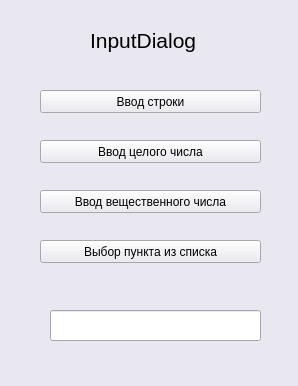
<?xml version="1.0" encoding="UTF-8"?>
<ui version="4.0">
 <class>Wooow</class>
 <widget class="QWidget" name="Wooow">
  <property name="geometry">
   <rect>
    <x>0</x>
    <y>0</y>
    <width>298</width>
    <height>386</height>
   </rect>
  </property>
  <property name="palette">
   <palette>
    <active>
     <colorrole role="WindowText">
      <brush brushstyle="SolidPattern">
       <color alpha="255">
        <red>0</red>
        <green>0</green>
        <blue>0</blue>
       </color>
      </brush>
     </colorrole>
     <colorrole role="Button">
      <brush brushstyle="SolidPattern">
       <color alpha="255">
        <red>233</red>
        <green>232</green>
        <blue>240</blue>
       </color>
      </brush>
     </colorrole>
     <colorrole role="Light">
      <brush brushstyle="SolidPattern">
       <color alpha="255">
        <red>255</red>
        <green>255</green>
        <blue>255</blue>
       </color>
      </brush>
     </colorrole>
     <colorrole role="Midlight">
      <brush brushstyle="SolidPattern">
       <color alpha="255">
        <red>244</red>
        <green>243</green>
        <blue>247</blue>
       </color>
      </brush>
     </colorrole>
     <colorrole role="Dark">
      <brush brushstyle="SolidPattern">
       <color alpha="255">
        <red>116</red>
        <green>116</green>
        <blue>120</blue>
       </color>
      </brush>
     </colorrole>
     <colorrole role="Mid">
      <brush brushstyle="SolidPattern">
       <color alpha="255">
        <red>155</red>
        <green>155</green>
        <blue>160</blue>
       </color>
      </brush>
     </colorrole>
     <colorrole role="Text">
      <brush brushstyle="SolidPattern">
       <color alpha="255">
        <red>0</red>
        <green>0</green>
        <blue>0</blue>
       </color>
      </brush>
     </colorrole>
     <colorrole role="BrightText">
      <brush brushstyle="SolidPattern">
       <color alpha="255">
        <red>255</red>
        <green>255</green>
        <blue>255</blue>
       </color>
      </brush>
     </colorrole>
     <colorrole role="ButtonText">
      <brush brushstyle="SolidPattern">
       <color alpha="255">
        <red>0</red>
        <green>0</green>
        <blue>0</blue>
       </color>
      </brush>
     </colorrole>
     <colorrole role="Base">
      <brush brushstyle="SolidPattern">
       <color alpha="255">
        <red>255</red>
        <green>255</green>
        <blue>255</blue>
       </color>
      </brush>
     </colorrole>
     <colorrole role="Window">
      <brush brushstyle="SolidPattern">
       <color alpha="255">
        <red>233</red>
        <green>232</green>
        <blue>240</blue>
       </color>
      </brush>
     </colorrole>
     <colorrole role="Shadow">
      <brush brushstyle="SolidPattern">
       <color alpha="255">
        <red>0</red>
        <green>0</green>
        <blue>0</blue>
       </color>
      </brush>
     </colorrole>
     <colorrole role="AlternateBase">
      <brush brushstyle="SolidPattern">
       <color alpha="255">
        <red>244</red>
        <green>243</green>
        <blue>247</blue>
       </color>
      </brush>
     </colorrole>
     <colorrole role="ToolTipBase">
      <brush brushstyle="SolidPattern">
       <color alpha="255">
        <red>255</red>
        <green>255</green>
        <blue>220</blue>
       </color>
      </brush>
     </colorrole>
     <colorrole role="ToolTipText">
      <brush brushstyle="SolidPattern">
       <color alpha="255">
        <red>0</red>
        <green>0</green>
        <blue>0</blue>
       </color>
      </brush>
     </colorrole>
    </active>
    <inactive>
     <colorrole role="WindowText">
      <brush brushstyle="SolidPattern">
       <color alpha="255">
        <red>0</red>
        <green>0</green>
        <blue>0</blue>
       </color>
      </brush>
     </colorrole>
     <colorrole role="Button">
      <brush brushstyle="SolidPattern">
       <color alpha="255">
        <red>233</red>
        <green>232</green>
        <blue>240</blue>
       </color>
      </brush>
     </colorrole>
     <colorrole role="Light">
      <brush brushstyle="SolidPattern">
       <color alpha="255">
        <red>255</red>
        <green>255</green>
        <blue>255</blue>
       </color>
      </brush>
     </colorrole>
     <colorrole role="Midlight">
      <brush brushstyle="SolidPattern">
       <color alpha="255">
        <red>244</red>
        <green>243</green>
        <blue>247</blue>
       </color>
      </brush>
     </colorrole>
     <colorrole role="Dark">
      <brush brushstyle="SolidPattern">
       <color alpha="255">
        <red>116</red>
        <green>116</green>
        <blue>120</blue>
       </color>
      </brush>
     </colorrole>
     <colorrole role="Mid">
      <brush brushstyle="SolidPattern">
       <color alpha="255">
        <red>155</red>
        <green>155</green>
        <blue>160</blue>
       </color>
      </brush>
     </colorrole>
     <colorrole role="Text">
      <brush brushstyle="SolidPattern">
       <color alpha="255">
        <red>0</red>
        <green>0</green>
        <blue>0</blue>
       </color>
      </brush>
     </colorrole>
     <colorrole role="BrightText">
      <brush brushstyle="SolidPattern">
       <color alpha="255">
        <red>255</red>
        <green>255</green>
        <blue>255</blue>
       </color>
      </brush>
     </colorrole>
     <colorrole role="ButtonText">
      <brush brushstyle="SolidPattern">
       <color alpha="255">
        <red>0</red>
        <green>0</green>
        <blue>0</blue>
       </color>
      </brush>
     </colorrole>
     <colorrole role="Base">
      <brush brushstyle="SolidPattern">
       <color alpha="255">
        <red>255</red>
        <green>255</green>
        <blue>255</blue>
       </color>
      </brush>
     </colorrole>
     <colorrole role="Window">
      <brush brushstyle="SolidPattern">
       <color alpha="255">
        <red>233</red>
        <green>232</green>
        <blue>240</blue>
       </color>
      </brush>
     </colorrole>
     <colorrole role="Shadow">
      <brush brushstyle="SolidPattern">
       <color alpha="255">
        <red>0</red>
        <green>0</green>
        <blue>0</blue>
       </color>
      </brush>
     </colorrole>
     <colorrole role="AlternateBase">
      <brush brushstyle="SolidPattern">
       <color alpha="255">
        <red>244</red>
        <green>243</green>
        <blue>247</blue>
       </color>
      </brush>
     </colorrole>
     <colorrole role="ToolTipBase">
      <brush brushstyle="SolidPattern">
       <color alpha="255">
        <red>255</red>
        <green>255</green>
        <blue>220</blue>
       </color>
      </brush>
     </colorrole>
     <colorrole role="ToolTipText">
      <brush brushstyle="SolidPattern">
       <color alpha="255">
        <red>0</red>
        <green>0</green>
        <blue>0</blue>
       </color>
      </brush>
     </colorrole>
    </inactive>
    <disabled>
     <colorrole role="WindowText">
      <brush brushstyle="SolidPattern">
       <color alpha="255">
        <red>116</red>
        <green>116</green>
        <blue>120</blue>
       </color>
      </brush>
     </colorrole>
     <colorrole role="Button">
      <brush brushstyle="SolidPattern">
       <color alpha="255">
        <red>233</red>
        <green>232</green>
        <blue>240</blue>
       </color>
      </brush>
     </colorrole>
     <colorrole role="Light">
      <brush brushstyle="SolidPattern">
       <color alpha="255">
        <red>255</red>
        <green>255</green>
        <blue>255</blue>
       </color>
      </brush>
     </colorrole>
     <colorrole role="Midlight">
      <brush brushstyle="SolidPattern">
       <color alpha="255">
        <red>244</red>
        <green>243</green>
        <blue>247</blue>
       </color>
      </brush>
     </colorrole>
     <colorrole role="Dark">
      <brush brushstyle="SolidPattern">
       <color alpha="255">
        <red>116</red>
        <green>116</green>
        <blue>120</blue>
       </color>
      </brush>
     </colorrole>
     <colorrole role="Mid">
      <brush brushstyle="SolidPattern">
       <color alpha="255">
        <red>155</red>
        <green>155</green>
        <blue>160</blue>
       </color>
      </brush>
     </colorrole>
     <colorrole role="Text">
      <brush brushstyle="SolidPattern">
       <color alpha="255">
        <red>116</red>
        <green>116</green>
        <blue>120</blue>
       </color>
      </brush>
     </colorrole>
     <colorrole role="BrightText">
      <brush brushstyle="SolidPattern">
       <color alpha="255">
        <red>255</red>
        <green>255</green>
        <blue>255</blue>
       </color>
      </brush>
     </colorrole>
     <colorrole role="ButtonText">
      <brush brushstyle="SolidPattern">
       <color alpha="255">
        <red>116</red>
        <green>116</green>
        <blue>120</blue>
       </color>
      </brush>
     </colorrole>
     <colorrole role="Base">
      <brush brushstyle="SolidPattern">
       <color alpha="255">
        <red>233</red>
        <green>232</green>
        <blue>240</blue>
       </color>
      </brush>
     </colorrole>
     <colorrole role="Window">
      <brush brushstyle="SolidPattern">
       <color alpha="255">
        <red>233</red>
        <green>232</green>
        <blue>240</blue>
       </color>
      </brush>
     </colorrole>
     <colorrole role="Shadow">
      <brush brushstyle="SolidPattern">
       <color alpha="255">
        <red>0</red>
        <green>0</green>
        <blue>0</blue>
       </color>
      </brush>
     </colorrole>
     <colorrole role="AlternateBase">
      <brush brushstyle="SolidPattern">
       <color alpha="255">
        <red>233</red>
        <green>232</green>
        <blue>240</blue>
       </color>
      </brush>
     </colorrole>
     <colorrole role="ToolTipBase">
      <brush brushstyle="SolidPattern">
       <color alpha="255">
        <red>255</red>
        <green>255</green>
        <blue>220</blue>
       </color>
      </brush>
     </colorrole>
     <colorrole role="ToolTipText">
      <brush brushstyle="SolidPattern">
       <color alpha="255">
        <red>0</red>
        <green>0</green>
        <blue>0</blue>
       </color>
      </brush>
     </colorrole>
    </disabled>
   </palette>
  </property>
  <property name="windowTitle">
   <string>Form</string>
  </property>
  <widget class="QLabel" name="zagolovok">
   <property name="geometry">
    <rect>
     <x>90</x>
     <y>20</y>
     <width>111</width>
     <height>41</height>
    </rect>
   </property>
   <property name="font">
    <font>
     <pointsize>16</pointsize>
    </font>
   </property>
   <property name="text">
    <string>InputDialog</string>
   </property>
  </widget>
  <widget class="QPushButton" name="vvod_stroki">
   <property name="geometry">
    <rect>
     <x>40</x>
     <y>90</y>
     <width>221</width>
     <height>23</height>
    </rect>
   </property>
   <property name="text">
    <string>Ввод строки</string>
   </property>
  </widget>
  <widget class="QPushButton" name="vvod_int">
   <property name="geometry">
    <rect>
     <x>40</x>
     <y>140</y>
     <width>221</width>
     <height>23</height>
    </rect>
   </property>
   <property name="text">
    <string>Ввод целого числа</string>
   </property>
  </widget>
  <widget class="QPushButton" name="vvod_float">
   <property name="geometry">
    <rect>
     <x>40</x>
     <y>190</y>
     <width>221</width>
     <height>23</height>
    </rect>
   </property>
   <property name="text">
    <string>Ввод вещественного числа</string>
   </property>
  </widget>
  <widget class="QPushButton" name="choice_punkt">
   <property name="geometry">
    <rect>
     <x>40</x>
     <y>240</y>
     <width>221</width>
     <height>23</height>
    </rect>
   </property>
   <property name="text">
    <string>Выбор пункта из списка</string>
   </property>
  </widget>
  <widget class="QLineEdit" name="print">
   <property name="geometry">
    <rect>
     <x>50</x>
     <y>310</y>
     <width>211</width>
     <height>31</height>
    </rect>
   </property>
  </widget>
 </widget>
 <resources/>
 <connections/>
</ui>
